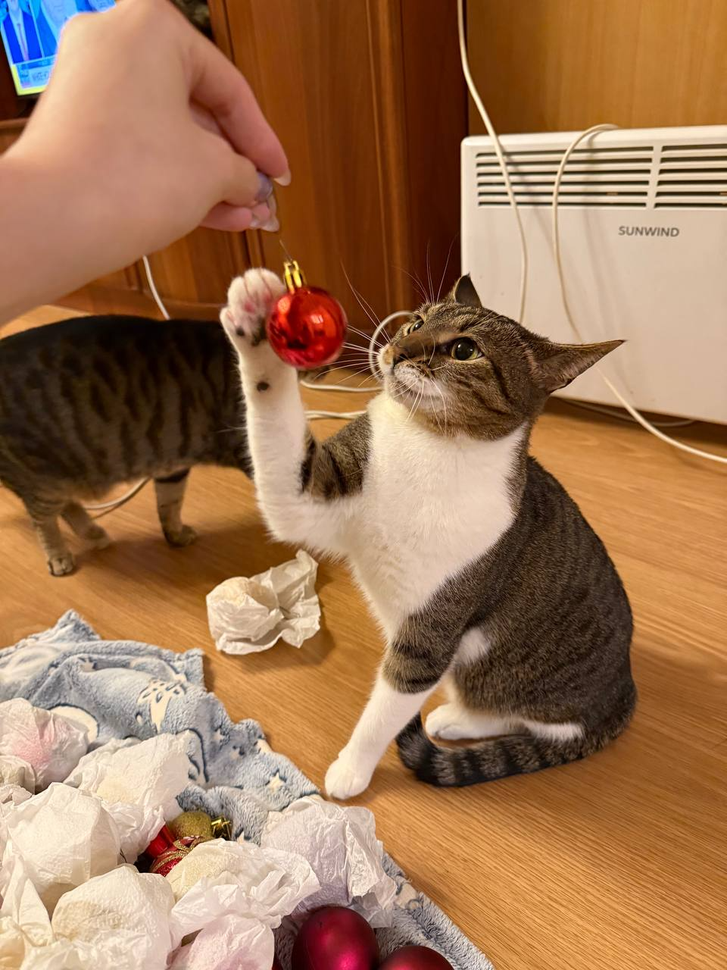
#> input picture Lab3/img/marsik-960x1280.png, 727 x 970 px, shrunk from 960 x 1280 before the run
$ jupyter execute --allow-errors main.ipynb
#> lines starting #> are read from the running program, lines starting #| are printed output that depends on the picture
[cell 1]
import pywt
from enum import Enum
import cv2
from PIL import Image
import numpy as np
import matplotlib.pyplot as plt

## Функции преобразования текста и вспомогательные классы/

[cell 2]
class ColorSpaceType(Enum):
    RGB = 'RGB'
    YCrCb = 'YCrCb'

class SubbandType(Enum):
    LL = "LL"
    LH = "LH"
    HL = "HL"
    HH = "HH"

def text_to_bits(text: str) -> str:
    # кодируем строку в UTF-8
    data = text.encode("utf-8")
    # каждый байт превращаем в 8 бит
    return ''.join(f"{byte:08b}" for byte in data)

# [12 lines left out: function bits_to_text, not called in this run]

def get_image_channel_data(image_path: str, image_color_space: ColorSpaceType):
#> called with image_path = 'img/marsik-960x1280.png'
    if image_color_space is ColorSpaceType.RGB:
        img = Image.open(image_path).convert('RGB')
        img_array = np.array(img)

        return img_array

    elif image_color_space is ColorSpaceType.YCrCb:
        img = Image.open(image_path).convert('RGB')
        img_array = np.array(img)
        img_ycbcr = cv2.cvtColor(img_array, cv2.COLOR_RGB2YCrCb)
#> img_ycbcr: shape (970, 727, 3); mean of channels 0, 1, 2 126.3, 151.5, 104.5

        return img_ycbcr

    else:
        raise ValueError('Invalid color space.')

# [52 lines left out: functions save_image_channel_data, loss_percentage_chars, compare_strings, not called in this run]

## Функция заполнения контейнера (массива байт)

[cell 3]
def fill_container(container: np.ndarray[np.float32], text: str, Q: int):
    bits = text_to_bits(text)

    if len(bits) > len(container):
        raise ValueError(f"Контейнер слишком мал для встраивания текста: необходимо {len(bits)}, есть {len(container)}")

    modified_container = container.copy()

    # Квантование: используем округление, чтобы симметрично работать с отриц. значениями
    for idx, bit in enumerate(bits):
        c = container[idx]
        q = int(np.round(c / Q))
        if bit == '0':
            if q % 2 == 1:
                q -= 1
        else:
            if q % 2 == 0:
                q += 1
        modified_container[idx] = q * Q

    return modified_container, len(bits)

## Функция получения текста из контейнера

[cell 4]
# [8 lines left out: function extract_container, not called in this run]

## Основные функции встраивания текста в изображение и получение теста из изображения

[cell 5]
def embed_text(image_path: str, out_path: str, text: str, color_space: ColorSpaceType = ColorSpaceType.RGB, target_subband: str = 'LL', channel: int = 0, Q: int = 4) -> int:
    image_data = get_image_channel_data(image_path, color_space)
    channel_data = image_data[:, :, channel].astype(np.float32)
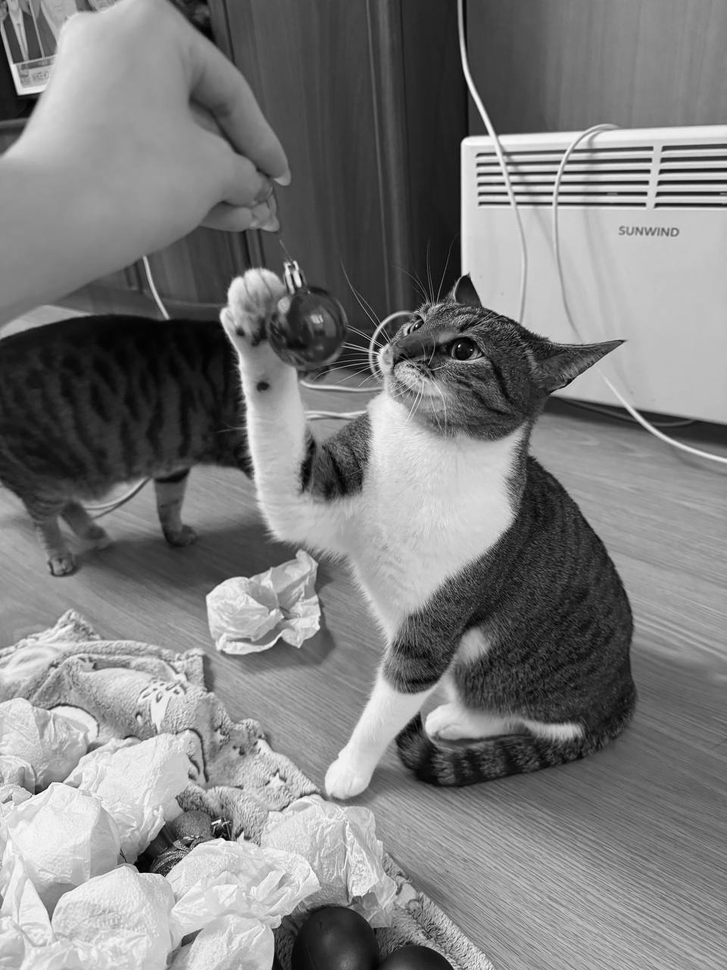
#> channel_data: shape (970, 727) float32; min 1, max 254, mean 126.3

    # DWT (используем periodization для более стабильного поведения)
    LL, (LH, HL, HH) = pywt.dwt2(channel_data, 'haar', mode='periodization')
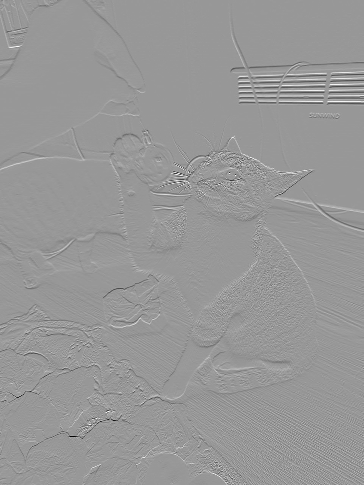
#> LH: shape (485, 364) float32; min -175.5, max 119, mean -0.1; drawn with min black and max white
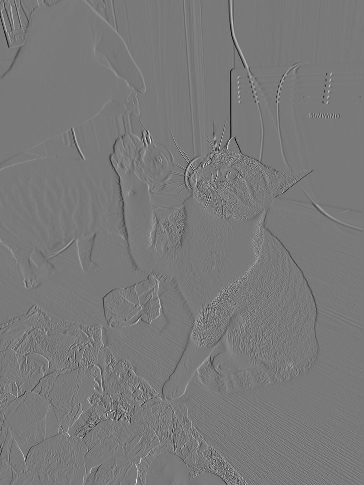
#> HL: shape (485, 364) float32; min -124, max 136, mean 0; drawn with min black and max white
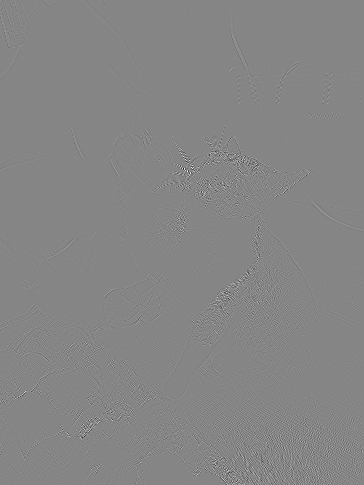
#> HH: shape (485, 364) float32; min -101.5, max 92, mean 0; drawn with min black and max white
    coeffs_dict = {
        'LL': LL,
        'LH': LH,
        'HL': HL,
        'HH': HH
    }
    selected_subband: np.ndarray[np.float32] = coeffs_dict[target_subband]
    subband = selected_subband.flatten()
    #

    subband, bits_length = fill_container(subband, text, Q)
#> the loop in fill_container, `for idx, bit in enumerate(bits):` made 7064 passes
#> (c, q) on passes 1 to 12: (16.5, 2), (-9, -1), (-11.5, -2), (-35, -5), (-1.5, 0), (24.5, 4), (-4.5, -1), (-11.5, -1), (19, 2), (8, 1), (-5.5, -1), (2.5, 0)
#> bits_length = 7064

    # записываем обратно и делаем IDWT
    modied_subband = subband.reshape(selected_subband.shape)
    coeffs_dict[target_subband] = modied_subband
    modified_coeffs = (coeffs_dict['LL'],
                           (coeffs_dict['LH'],
                            coeffs_dict['HL'],
                            coeffs_dict['HH']))
    modified_channel_data = pywt.idwt2(modified_coeffs, 'haar', mode='periodization')

    image_data[:, :, channel] = modified_channel_data
    save_image_channel_data(image_data, out_path, color_space)

    return bits_length
